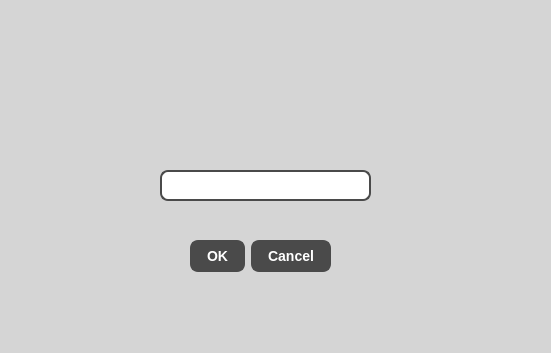
<?xml version="1.0" encoding="UTF-8"?>
<ui version="4.0">
 <class>supp</class>
 <widget class="QDialog" name="supp">
  <property name="geometry">
   <rect>
    <x>0</x>
    <y>0</y>
    <width>551</width>
    <height>353</height>
   </rect>
  </property>
  <property name="windowTitle">
   <string>Dialog</string>
  </property>
  <property name="styleSheet">
   <string notr="true">background-color: rgb(213, 213, 213);</string>
  </property>
  <widget class="QDialogButtonBox" name="buttonBox">
   <property name="geometry">
    <rect>
     <x>160</x>
     <y>240</y>
     <width>171</width>
     <height>32</height>
    </rect>
   </property>
   <property name="styleSheet">
    <string notr="true">QDialogButtonBox QPushButton {
    background-color: #4A4A4A; /* Couleur similaire à la bordure du QLineEdit */
    color: white;
    font-size: 14px;
    font-weight: bold;
    border: 2px solid #4A4A4A;
    border-radius: 8px;
    padding: 8px 15px;
    transition: all 0.3s ease-in-out;
}

QDialogButtonBox QPushButton:hover {
    background-color: #1f618d; /* Même couleur que le focus du QLineEdit */
    border: 2px solid #1f618d;
}

QDialogButtonBox QPushButton:pressed {
    background-color: #154360; /* Légèrement plus foncé pour l'effet pressé */
    border: 2px solid #154360;
}
</string>
   </property>
   <property name="orientation">
    <enum>Qt::Orientation::Horizontal</enum>
   </property>
   <property name="standardButtons">
    <set>QDialogButtonBox::StandardButton::Cancel|QDialogButtonBox::StandardButton::Ok</set>
   </property>
  </widget>
  <widget class="QLineEdit" name="lineEdit_idsupp">
   <property name="geometry">
    <rect>
     <x>160</x>
     <y>170</y>
     <width>211</width>
     <height>31</height>
    </rect>
   </property>
   <property name="styleSheet">
    <string notr="true">QLineEdit {
    background-color: white;
    color: black;
    font-size: 10px;
    font-weight: bold;
    border: 2px solid #4A4A4A; /* Bleu comme le bouton */
    border-radius: 8px;
    padding: 8px 15px;
    transition: all 0.3s ease-in-out;
}

QLineEdit:focus {
    border: 2px solid #1f618d; /* Changement au focus, comme le hover du bouton */
}
</string>
   </property>
  </widget>
 </widget>
 <resources/>
 <connections>
  <connection>
   <sender>buttonBox</sender>
   <signal>accepted()</signal>
   <receiver>supp</receiver>
   <slot>accept()</slot>
   <hints>
    <hint type="sourcelabel">
     <x>248</x>
     <y>254</y>
    </hint>
    <hint type="destinationlabel">
     <x>157</x>
     <y>274</y>
    </hint>
   </hints>
  </connection>
  <connection>
   <sender>buttonBox</sender>
   <signal>rejected()</signal>
   <receiver>supp</receiver>
   <slot>reject()</slot>
   <hints>
    <hint type="sourcelabel">
     <x>316</x>
     <y>260</y>
    </hint>
    <hint type="destinationlabel">
     <x>286</x>
     <y>274</y>
    </hint>
   </hints>
  </connection>
 </connections>
</ui>
